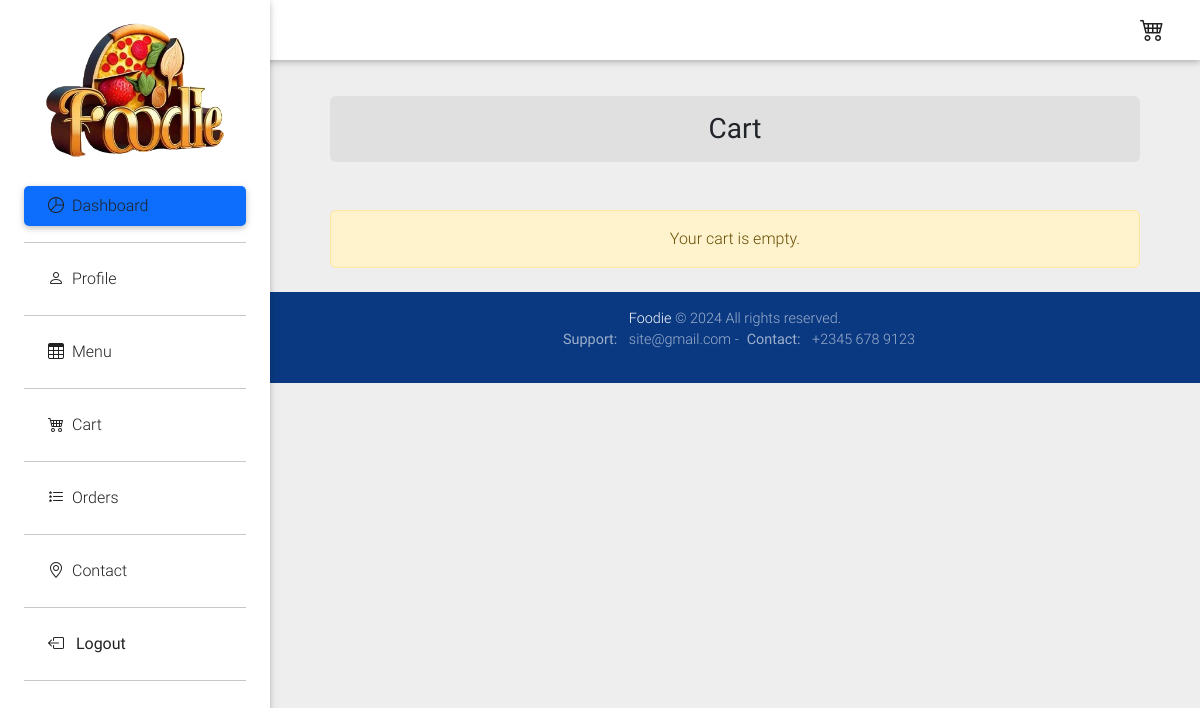
The app's page /cart/ (signed in), older data.
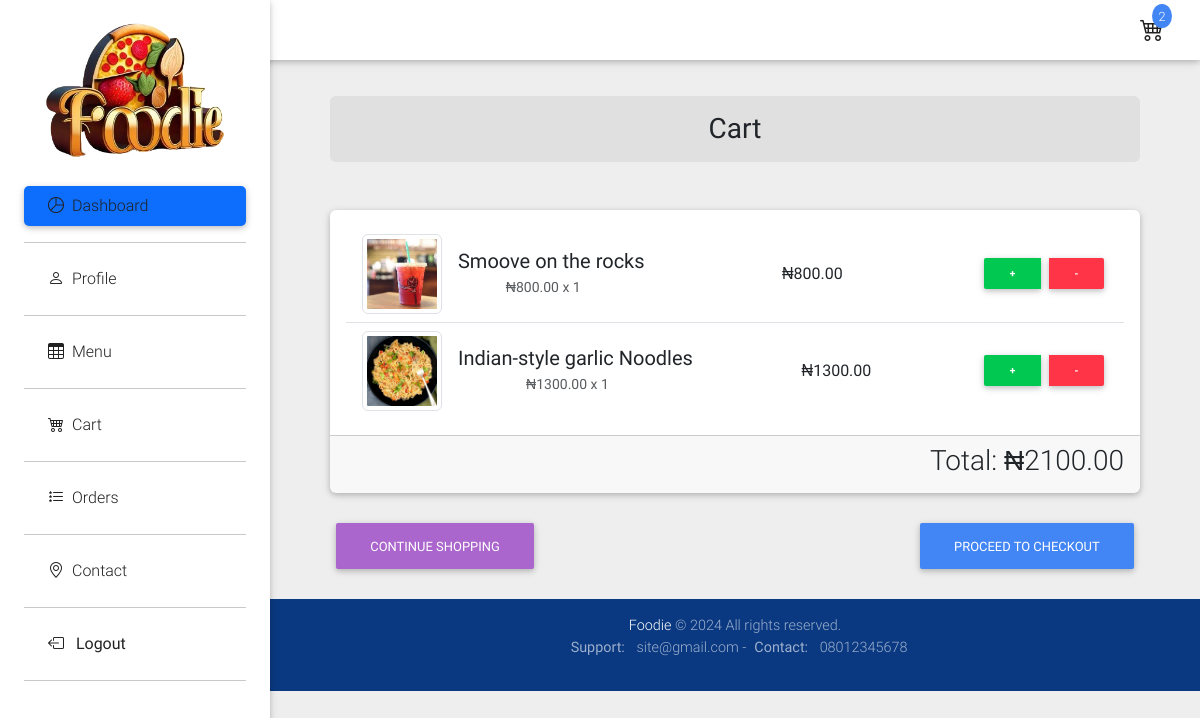
The same page, newer data.
### core/models.py (models this page shows, shortened)
class SiteSettings(models.Model):
    site_title = models.CharField(max_length=200)
    site_description = models.TextField( default='Welcome to my site')
    favicon = models.ImageField(upload_to='site_settings/')
    meta_description = models.TextField()
    meta_keywords = models.CharField(max_length=255)
    background_video = models.FileField(upload_to='site_settings/', blank=True, null=True)
    authPage_bgImg= models.ImageField(upload_to='site_settings/', null=True)
    site_logo= models.ImageField(upload_to='site_settings/', null=True, blank=True)
    support_email = models.EmailField(null=True)
    contact_number = models.CharField(max_length=20, null=True)
    address = models.CharField(max_length=255, null=True, blank=True)
    open_hrs = models.CharField(max_length=255, null=True, blank=True)
    live_chat_wgt = models.CharField(max_length=1000, null=True, blank=True)
    whatsapp_btn = models.CharField(max_length=1000, null=True, blank=True)

### cart/models.py (models this page shows, shortened)
class CartItem(models.Model):
    cart = models.ForeignKey(Cart, related_name='items', on_delete=models.CASCADE)
    menu_item = models.ForeignKey(MenuItem, on_delete=models.CASCADE)
    quantity = models.PositiveIntegerField(default=1)
    class Meta:
        unique_together = ('cart', 'menu_item')
    def get_cost(self):
        return self.menu_item.price * self.quantity

class Cart(models.Model):
    user = models.OneToOneField(settings.AUTH_USER_MODEL, on_delete=models.CASCADE)
    created_at = models.DateTimeField(auto_now_add=True)
    def get_total_cost(self):
        return sum(item.get_cost() for item in self.items.all())

### menu/models.py (models this page shows, shortened)
class MenuItem(models.Model):
    name = models.CharField(max_length=255)
    image = models.ImageField(upload_to='menu_images/', blank=True, null=True)  # New field
    description = models.TextField()
    price = models.DecimalField(max_digits=10, decimal_places=2)
    category = models.ForeignKey(Category, related_name='items', on_delete=models.CASCADE)

### cart/views.py (the view)
# urls.py: path('', cart_detail, name='cart_detail'),
@login_required
def cart_detail(request):
    cart, created = Cart.objects.get_or_create(user=request.user)
    carts = get_object_or_404(Cart, user=request.user)
    cart_count = carts.items.count()
    return render(request, 'cart/cart_detail.html', {'cart': cart, 'cart_count': cart_count,})

### core/context_processors.py (called while the page is built)
def site_settings(request):
    settings = SiteSettings.objects.first()
    return {'site_settings': settings}

### cart/templates/cart/cart_detail.html (shortened to what this page needs)
{% extends 'accounts/base.html' %}
{% block content %}
<main class="pt-5  mx-lg-5">
    <div class="container">
        <h3 class="my-5 rounded p-3 bg-light text-center"><strong>Cart</strong></h3>
        {% if cart.items.all %}
            <div class="card mb-4">
                <div class="card-body">
                    <ul class="list-group list-group-flush">
                        {% for item in cart.items.all %}
                            <li class="list-group-item d-flex justify-content-between align-items-center">
                                <div class="d-flex align-items-center flex-column flex-sm-row">
                                    <img src="{{ item.menu_item.image.url }}" alt="{{ item.menu_item.name }}" class="img-thumbnail mr-sm-3 mb-2 mb-sm-0" style="max-width: 80px;">
                                    <div>
                                        <h5 class="mb-1 ms-3 text-center text-sm-left">{{ item.menu_item.name }}</h5>
                                        <small class="text-muted d-block text-center text-sm-left">&#x20A6;{{ item.menu_item.price }} x {{ item.quantity }}</small>
                                    </div>
                                </div>
                                <span class="font-weight-bold">&#x20A6;{{ item.get_cost }}</span>
                                <div class="btn-group btn-group-sm">
                                    <a href="{% url 'add_to_cart' item.menu_item.id %}" class="btn btn-success m-1 btn-sm"><strong>+</strong></a>
                                    <a href="{% url 'remove_from_cart' item.menu_item.id %}" class="btn btn-danger m-1 btn-sm"><strong>-</strong></a>
                                </div>
                            </li>
                        {% endfor %}
                    </ul>
                </div>
                <div class="card-footer text-end">
                    <h3>Total: &#x20A6;{{ cart.get_total_cost }}</h3>
                </div>
            </div>
            <div class="d-flex justify-content-between">
                <a href="{% url 'menu_list' %}" class="btn btn-secondary">Continue Shopping</a>
                <a href="{% url 'order_create' %}" class="btn btn-primary">Proceed to Checkout</a>
            </div>
        {% else %}
            <div class="alert alert-warning text-center" role="alert">
                Your cart is empty.
            </div>
        {% endif %}
    </div>
</main>
{% endblock %}

### accounts/templates/accounts/base.html (shortened to what this page needs)
<!DOCTYPE html>
<html lang="en">
{% load static %}
<head>
  <link rel="stylesheet" href="https://use.fontawesome.com/releases/v5.11.2/css/all.css">
  <link href="{% static 'assets/bootstrap/css/bootstrap.min.css' %}" rel="stylesheet">
  <link href="{% static 'assets/css/mdb.min.css' %}" rel="stylesheet">
  <link href="{% static 'assets/bootstrap-icons/bootstrap-icons.css' %}" rel="stylesheet">
  <link href="{% static 'assets/css/style.min.css' %}" rel="stylesheet">
</head>
<body class="grey lighten-3">
  <header>
    <nav class="navbar fixed-top navbar-expand-lg navbar-light white scrolling-navbar">
      <div class="container-fluid">
        <div class="d-flex justify-content-center">
            <div class="cart-icon me-4">
                <a href="{% url 'cart_detail' %}" class="text-dark">
                    <i class="bi bi-cart4"></i>
                </a>
                {% if cart_count > 0 %}
                    <span class="cart-badge bg-primary">{{ cart_count }}</span>
                {% endif %}
            </div>
        </div>
      </div>
    </nav>
    <div class="sidebar-fixed position-fixed" id="navbarSupportedContent">
      <a class="p-3 waves-effect" href="{% url "index" %}">
          <img src="{{ site_settings.site_logo.url }}" class="img-fluid" style="height: 100%; width: 100%;" alt="Logo">
      </a>
      <div class="list-group list-group-flush">
          <ul class="nav nav-pills flex-column mb-auto">
              <li class="nav-item">
                  <a href="{% url "dashboard" %}" class="nav-link mb-2 text-dark active" aria-current="page">
                      <i class="mx-2 bi bi-pie-chart mr-3"></i>Dashboard
                  </a>
                  <hr>
              </li>
              <li class="nav-item">
                  <a href="{% url "profile" %}" class="nav-link mb-2 text-dark" aria-current="page">
                      <i class="mx-2 bi bi-person mr-3"></i>Profile
                  </a>
                  <hr>
              </li>
              <li class="nav-item">
                  <a href="{% url "menu_list" %}" class="nav-link mb-2 text-dark" aria-current="page">
                      <i class="mx-2 bi bi-table mr-3"></i>Menu
                  </a>
                  <hr>
              </li>
              <li class="nav-item">
                  <a href="{% url "cart_detail" %}" class="nav-link mb-2 text-dark" aria-current="page">
                      <i class="mx-2 bi bi-cart4 mr-3"></i>Cart
                  </a>
                  <hr>
              </li>
              <li class="nav-item">
                  <a href="{% url "orders" %}" class="nav-link mb-2 text-dark" aria-current="page">
                      <i class="mx-2 bi bi-list-stars mr-3"></i>Orders
                  </a>
                  <hr>
              </li>
              <li class="nav-item">
                <a href="{% url "contact" %}" class="nav-link mb-2 text-dark" aria-current="page">
                    <i class="mx-2 bi bi-geo-alt mr-3"></i>Contact
                </a>
                <hr>
              </li>
              <li class="nav-item">
                  <div class="nav-link mb-2 text-dark" aria-current="page">
                      <i class="mx-2 bi bi-box-arrow-left mr-3"></i>
                      <form method="post" action="{% url 'logout' %}" class="d-inline">
                          <button type="submit" class="bg-transparent border-0 p-0 text-dark" style="text-align: left;">Logout</button>
                      </form>
                  </div>
                  <hr>
              </li>
          </ul>
      </div>
  </div>
  </header>
  {% block content %}
  {% endblock %}
  <footer class="page-footer text-center font-small primary-color-dark darken-2 mt-4 wow fadeIn">
    <div class="footer-copyright py-3">
      <a href="{% url "index" %}" target="_blank">{{ site_settings.site_title }}</a> © 2024 All rights reserved.
      <p><strong class="mx-2">Support: </strong>{{ site_settings.support_email }} -<strong class="mx-2">Contact: </strong>{{ site_settings.contact_number }}</p>
    </div>
  </footer>
</body>
</html>

### accounts/templates/accounts/base.html (style rules this page uses)
.cart-icon { position: relative; display: flex; align-items: center; justify-content: center; font-size: 1.5rem; }
.cart-badge { position: absolute; top: -8px; right: -8px; color: white; background: red; border-radius: 50%; padding: 0.2em 0.5em; font-size: 0.8rem; }

Row changes from the older to the newer data that the page shows:
changed SiteSettings "Foodie": contact_number "+2345 678 9123" → "08012345678"
added CartItem: menu_item.image (picture), menu_item.name "Smoove on the rocks", menu_item.price "800.00", quantity "1", get_cost "800.00"
added CartItem: menu_item.image (picture), menu_item.name "Indian-style garlic Noodles", menu_item.price "1300.00", quantity "1", get_cost "1300.00"
now on this page (row unchanged): Cart: get_total_cost "2100.00"
Text that changed along with them:
{{ cart_count }}: (not shown) → "2"
text no longer shown: "Your cart is empty."
text now shown: "Total: ₦ CONTINUE SHOPPING PROCEED TO CHECKOUT"
